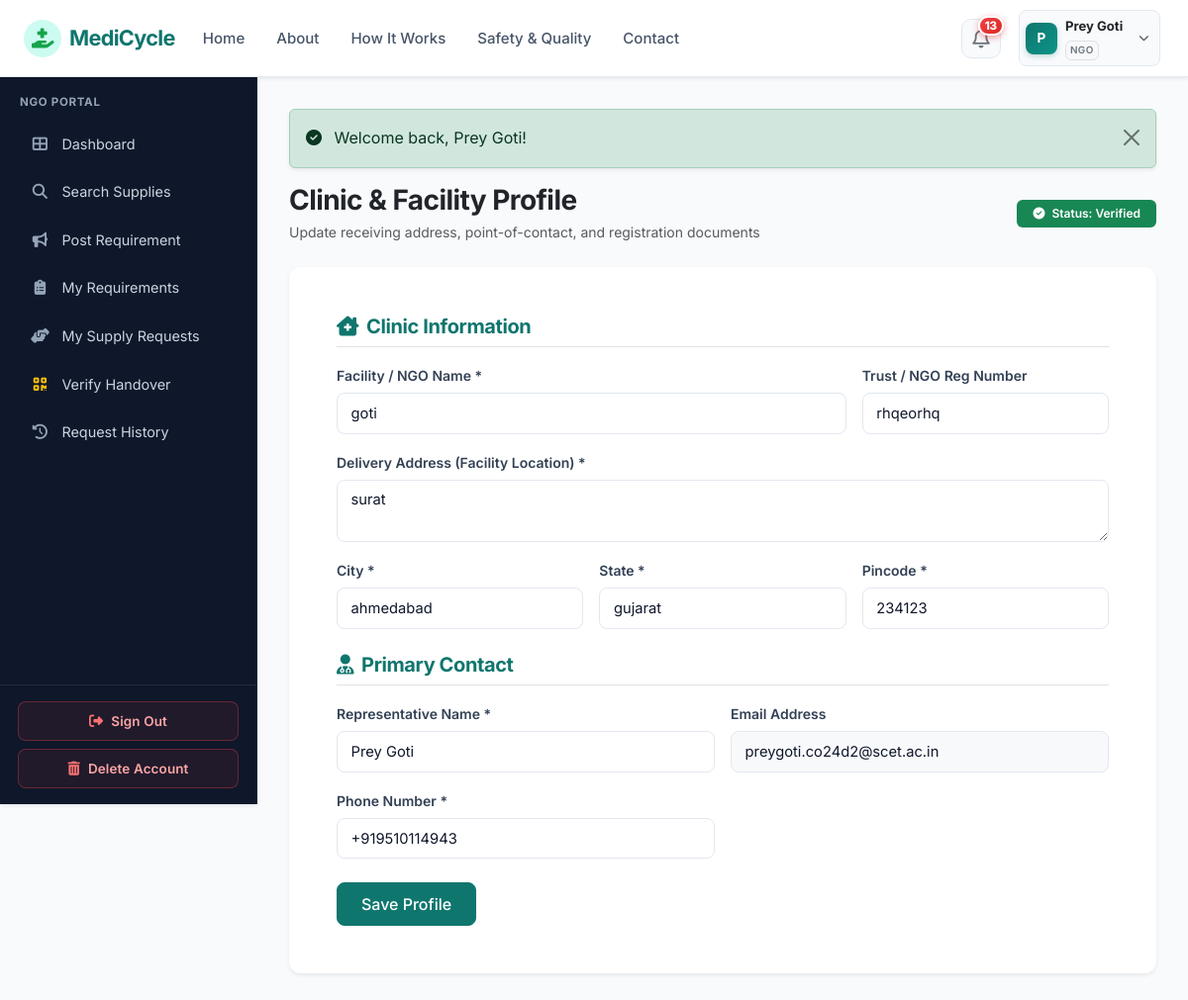
The page /ngo/profile.php (signed in) on the database its author committed.
### tables this page shows
CREATE TABLE `organizations` (
  `id` int(11) NOT NULL AUTO_INCREMENT,
  `user_id` int(11) NOT NULL,
  `organization_name` varchar(150) NOT NULL,
  `organization_type` varchar(100) NOT NULL,
  `license_number` varchar(100) DEFAULT NULL,
  `address` text NOT NULL,
  `city` varchar(100) NOT NULL,
  `state` varchar(100) NOT NULL,
  `pincode` varchar(20) NOT NULL,
  `verification_status` enum('pending','verified','rejected') DEFAULT 'pending',
  `verification_notes` text DEFAULT NULL,
  `created_at` timestamp NOT NULL DEFAULT current_timestamp(),
  `updated_at` timestamp NOT NULL DEFAULT current_timestamp() ON UPDATE current_timestamp(),
  PRIMARY KEY (`id`),
  KEY `fk_org_user` (`user_id`),
  KEY `idx_org_city` (`city`),
  KEY `idx_org_status` (`verification_status`),
  CONSTRAINT `fk_org_user` FOREIGN KEY (`user_id`) REFERENCES `users` (`id`) ON DELETE CASCADE
);

CREATE TABLE `users` (
  `id` int(11) NOT NULL AUTO_INCREMENT,
  `name` varchar(100) NOT NULL,
  `email` varchar(100) NOT NULL,
  `password` varchar(255) NOT NULL,
  `phone` varchar(20) NOT NULL,
  `role` enum('admin','supplier','ngo','delivery') NOT NULL,
  `email_verified` tinyint(1) DEFAULT 1,
  `status` enum('active','inactive','suspended','pending') DEFAULT 'active',
  `created_at` timestamp NOT NULL DEFAULT current_timestamp(),
  `updated_at` timestamp NOT NULL DEFAULT current_timestamp() ON UPDATE current_timestamp(),
  PRIMARY KEY (`id`),
  UNIQUE KEY `email` (`email`),
  KEY `idx_user_role` (`role`),
  KEY `idx_user_status` (`status`)
);

### ngo/profile.php (the view, shortened to what the rows shown need)
<?php
require_once __DIR__ . '/../config/config.php';
require_role('ngo');
$userId = $_SESSION['user_id'];
$stmt = $pdo->prepare("SELECT u.name, u.email, u.phone, o.*
                       FROM users u
                       LEFT JOIN organizations o ON u.id = o.user_id
                       WHERE u.id = ? LIMIT 1");
$stmt->execute([$userId]);
$profile = $stmt->fetch();
include __DIR__ . '/../includes/header.php';
include __DIR__ . '/../includes/navbar.php';
?>
<div class="app-container">
    <?php include __DIR__ . '/../includes/sidebar.php'; ?>
    <div class="app-content">
        <div class="d-flex justify-content-between align-items-center mb-4">
            <div>
                <span class="badge bg-success px-3 py-2">
                    <i class="fas fa-check-circle me-1"></i> Status: <?php echo ucfirst(e($profile['verification_status'] ?? 'verified')); ?>
                </span>
            </div>
        </div>
        <div class="card border-0 shadow-sm">
            <div class="card-body p-4 p-md-5">
                <form action="<?php echo BASE_URL; ?>/ngo/profile.php" method="POST" class="needs-validation" novalidate>
                    <div class="row g-3 mb-4">
                        <div class="col-md-8">
                            <label class="form-label small fw-semibold">Facility / NGO Name *</label>
                            <input type="text" class="form-control" name="org_name" value="<?php echo e($profile['organization_name'] ?? ''); ?>" required>
                        </div>
                        <div class="col-md-4">
                            <label class="form-label small fw-semibold">Trust / NGO Reg Number</label>
                            <input type="text" class="form-control" name="license_number" value="<?php echo e($profile['license_number'] ?? ''); ?>">
                        </div>
                        <div class="col-12">
                            <label class="form-label small fw-semibold">Delivery Address (Facility Location) *</label>
                            <textarea class="form-control" name="address" rows="2" required><?php echo e($profile['address'] ?? ''); ?></textarea>
                        </div>
                        <div class="col-md-4">
                            <label class="form-label small fw-semibold">City *</label>
                            <input type="text" class="form-control" name="city" value="<?php echo e($profile['city'] ?? ''); ?>" required>
                        </div>
                        <div class="col-md-4">
                            <label class="form-label small fw-semibold">State *</label>
                            <input type="text" class="form-control" name="state" value="<?php echo e($profile['state'] ?? ''); ?>" required>
                        </div>
                        <div class="col-md-4">
                            <label class="form-label small fw-semibold">Pincode *</label>
                            <input type="text" class="form-control" name="pincode" value="<?php echo e($profile['pincode'] ?? ''); ?>" required>
                        </div>
                    </div>
                    <div class="row g-3 mb-4">
                        <div class="col-md-6">
                            <label class="form-label small fw-semibold">Representative Name *</label>
                            <input type="text" class="form-control" name="name" value="<?php echo e($profile['name']); ?>" required>
                        </div>
                        <div class="col-md-6">
                            <label class="form-label small fw-semibold">Email Address</label>
                            <input type="email" class="form-control bg-light" value="<?php echo e($profile['email']); ?>" readonly disabled>
                        </div>
                        <div class="col-md-6">
                            <label class="form-label small fw-semibold">Phone Number *</label>
                            <input type="tel" class="form-control" name="phone" value="<?php echo e($profile['phone']); ?>" required>
                        </div>
                    </div>
                </form>
            </div>
        </div>
    </div>
</div>
<?php include __DIR__ . '/../includes/footer.php'; ?>

### includes/navbar.php (shortened to what the rows shown need)
<?php
$currentUser = current_user();
$unreadNotifCount = 0;
if ($currentUser && isset($pdo)) {
    $unreadNotifCount = get_unread_notifications_count($pdo, $currentUser['id']);
}
$currentDir = basename(dirname($_SERVER['PHP_SELF'] ?? ''));
$isPublicPage = !in_array($currentDir, ['admin', 'supplier', 'ngo', 'delivery']);
?>
<nav class="navbar navbar-expand-lg navbar-medicycle sticky-top shadow-sm">
    <div class="container-fluid px-3 px-lg-4">
        <div class="collapse navbar-collapse" id="navbarMain">
            <ul class="navbar-nav ms-auto align-items-center gap-2">
                <?php if (!$isPublicPage && $currentUser): ?>
                    <li class="nav-item dropdown position-relative ms-1">
                        <a class="nav-link notif-icon-btn position-relative" href="#" id="notifDropdown" role="button" data-bs-toggle="dropdown" aria-expanded="false" title="Notifications">
                            <i class="far fa-bell fs-5 text-secondary"></i>
                            <?php if ($unreadNotifCount > 0): ?>
                                <span class="notif-pulse-badge">
                                    <?php echo $unreadNotifCount; ?>
                                </span>
                            <?php endif; ?>
                        </a>
                    </li>
                    <li class="nav-item dropdown ms-1">
                        <a class="nav-link user-profile-capsule d-flex align-items-center gap-2 text-dark shadow-2xs" href="#" id="userDropdown" role="button" data-bs-toggle="dropdown" aria-expanded="false">
                            <div class="user-avatar-circle">
                                <?php echo strtoupper(substr($currentUser['name'], 0, 1)); ?>
                            </div>
                            <div class="d-none d-md-block text-start pe-1">
                                <span class="d-block fw-bold small text-dark leading-tight" style="font-size:0.82rem;"><?php echo e($currentUser['name']); ?></span>
                                <span class="badge text-uppercase text-secondary bg-light border p-1" style="font-size: 0.62rem; letter-spacing:0.04em;"><?php echo strtoupper(e($currentUser['role'])); ?></span>
                            </div>
                            <i class="fas fa-chevron-down text-muted small ms-1" style="font-size:0.65rem;"></i>
                        </a>
                    </li>
                <?php endif; ?>
            </ul>
        </div>
    </div>
</nav>

### includes/sidebar.php (shortened to what the rows shown need)
<?php
$currentUser = current_user();
$currentScript = basename($_SERVER['PHP_SELF']);
if (!function_exists('is_active_link')) {
    function is_active_link($script, $dir = null) {
        global $currentScript, $currentDir;
        return ($currentScript === $script) ? 'active' : '';
    }
}
$userRole = $currentUser['role'] ?? ($_SESSION['role'] ?? '');
?>
<aside class="app-sidebar shadow-sm">
    <div class="sidebar-heading">
        <?php echo strtoupper(e($userRole)); ?> PORTAL
    </div>
    <ul class="nav flex-column mb-auto">
        <?php if ($userRole === 'admin'): ?>
            <li class="nav-item">
                <a class="nav-link <?php echo is_active_link('dashboard.php', 'admin'); ?>" href="<?php echo BASE_URL; ?>/admin/dashboard.php">
                    <i class="fas fa-chart-line"></i> Dashboard
                </a>
            </li>
            <li class="nav-item">
                <a class="nav-link <?php echo is_active_link('users.php', 'admin'); ?>" href="<?php echo BASE_URL; ?>/admin/users.php">
                    <i class="fas fa-users"></i> User Accounts
                </a>
            </li>
            <li class="nav-item">
                <a class="nav-link <?php echo is_active_link('organizations.php', 'admin'); ?>" href="<?php echo BASE_URL; ?>/admin/organizations.php">
                    <i class="fas fa-building-circle-check"></i> Organizations
                </a>
            </li>
            <li class="nav-item">
                <a class="nav-link <?php echo is_active_link('supplies.php', 'admin'); ?>" href="<?php echo BASE_URL; ?>/admin/supplies.php">
                    <i class="fas fa-boxes-stacked"></i> All Supplies
                </a>
            </li>
            <li class="nav-item">
                <a class="nav-link <?php echo is_active_link('requirements.php', 'admin'); ?>" href="<?php echo BASE_URL; ?>/admin/requirements.php">
                    <i class="fas fa-clipboard-list"></i> Requirements
                </a>
            </li>
            <li class="nav-item">
                <a class="nav-link <?php echo is_active_link('requests.php', 'admin'); ?>" href="<?php echo BASE_URL; ?>/admin/requests.php">
                    <i class="fas fa-hand-holding-medical"></i> Supply Requests
                </a>
            </li>
            <li class="nav-item">
                <a class="nav-link <?php echo is_active_link('deliveries.php', 'admin'); ?>" href="<?php echo BASE_URL; ?>/admin/deliveries.php">
                    <i class="fas fa-truck-fast"></i> Deliveries
                </a>
            </li>
            <li class="nav-item">
                <a class="nav-link <?php echo is_active_link('verify-handover.php', 'admin'); ?>" href="<?php echo BASE_URL; ?>/admin/verify-handover.php">
                    <i class="fas fa-qrcode text-warning"></i> Verify Handover
                </a>
            </li>
            <li class="nav-item">
                <a class="nav-link <?php echo is_active_link('categories.php', 'admin'); ?>" href="<?php echo BASE_URL; ?>/admin/categories.php">
                    <i class="fas fa-tags"></i> Categories
                </a>
            </li>
            <li class="nav-item">
                <a class="nav-link <?php echo is_active_link('reports.php', 'admin'); ?>" href="<?php echo BASE_URL; ?>/admin/reports.php">
                    <i class="fas fa-file-invoice"></i> Reports
                </a>
            </li>
            <li class="nav-item">
                <a class="nav-link <?php echo is_active_link('analytics.php', 'admin'); ?>" href="<?php echo BASE_URL; ?>/admin/analytics.php">
                    <i class="fas fa-chart-pie"></i> Analytics
                </a>
            </li>
            <li class="nav-item">
                <a class="nav-link <?php echo is_active_link('settings.php', 'admin'); ?>" href="<?php echo BASE_URL; ?>/admin/settings.php">
                    <i class="fas fa-sliders"></i> System Settings
                </a>
            </li>
        <?php elseif ($userRole === 'ngo'): ?>
            <li class="nav-item">
            </li>
            <li class="nav-item">
            </li>
            <li class="nav-item">
            </li>
            <li class="nav-item">
            </li>
            <li class="nav-item">
            </li>
            <li class="nav-item">
            </li>
            <li class="nav-item">
            </li>
        <?php endif; ?>
    </ul>
    <div class="sidebar-footer mt-auto">
        <a href="<?php echo BASE_URL; ?>/logout.php" class="btn-sidebar-signout mb-2">
        </a>
        <button type="button" class="btn-sidebar-delete" data-bs-toggle="modal" data-bs-target="#deleteAccountModal">
        </button>
    </div>
</aside>

### rows shown on the page
organizations: user.name "P", user.name "Prey Goti", user.role "NGO", verification_status "Verified", org_name "goti", license_number "rhqeorhq", address "surat", city "ahmedabad", state "gujarat", pincode "234123", name "Prey Goti", user.email "preygoti.co24d2@scet.ac.in", phone "+919510114943"

### other values the page prints
$unreadNotifCount "13"
$message "Welcome back, Prey Goti!"
